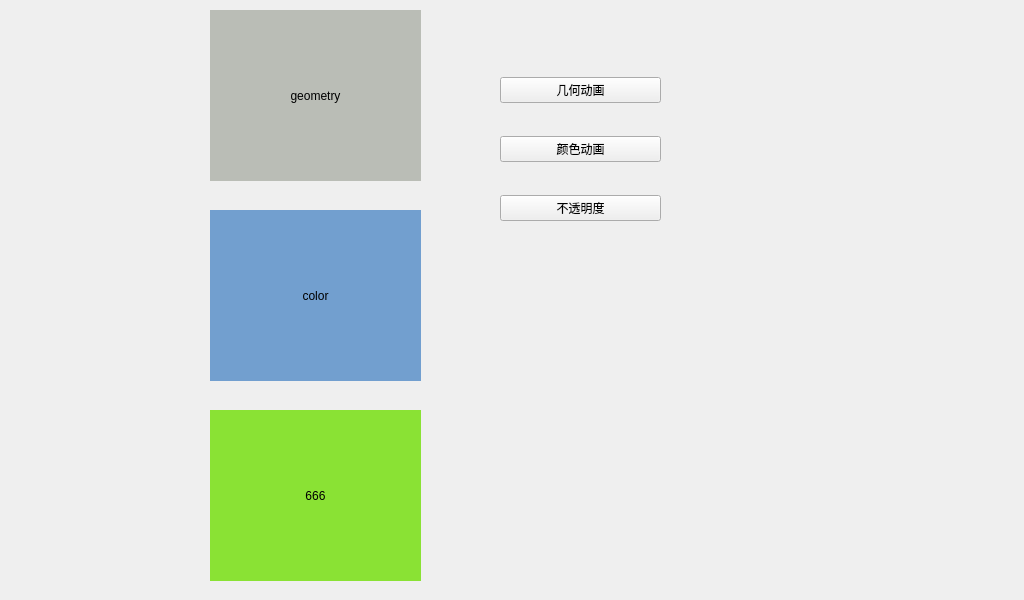
<?xml version="1.0" encoding="UTF-8"?>
<ui version="4.0">
 <class>Widget</class>
 <widget class="QWidget" name="Widget">
  <property name="geometry">
   <rect>
    <x>0</x>
    <y>0</y>
    <width>1024</width>
    <height>600</height>
   </rect>
  </property>
  <property name="windowTitle">
   <string>Widget</string>
  </property>
  <widget class="QWidget" name="geometryWidget" native="true">
   <property name="geometry">
    <rect>
     <x>210</x>
     <y>10</y>
     <width>211</width>
     <height>171</height>
    </rect>
   </property>
   <property name="styleSheet">
    <string notr="true">QWidget {
	
	background-color: rgb(186, 189, 182);
}</string>
   </property>
   <layout class="QHBoxLayout" name="horizontalLayout">
    <item>
     <widget class="QLabel" name="label">
      <property name="text">
       <string>geometry</string>
      </property>
      <property name="alignment">
       <set>Qt::AlignCenter</set>
      </property>
     </widget>
    </item>
   </layout>
  </widget>
  <widget class="QWidget" name="colorWidget" native="true">
   <property name="geometry">
    <rect>
     <x>210</x>
     <y>210</y>
     <width>211</width>
     <height>171</height>
    </rect>
   </property>
   <property name="styleSheet">
    <string notr="true">QWidget {
	
	background-color: rgb(114, 159, 207);
}</string>
   </property>
   <layout class="QHBoxLayout" name="horizontalLayout_2">
    <item>
     <widget class="QLabel" name="label_2">
      <property name="text">
       <string>color</string>
      </property>
      <property name="alignment">
       <set>Qt::AlignCenter</set>
      </property>
     </widget>
    </item>
   </layout>
  </widget>
  <widget class="QWidget" name="opacityWidget" native="true">
   <property name="geometry">
    <rect>
     <x>210</x>
     <y>410</y>
     <width>211</width>
     <height>171</height>
    </rect>
   </property>
   <property name="styleSheet">
    <string notr="true">QWidget {
	
	background-color: rgb(138, 226, 52);
}</string>
   </property>
   <layout class="QHBoxLayout" name="horizontalLayout_3">
    <item>
     <widget class="QLabel" name="label_3">
      <property name="text">
       <string>666</string>
      </property>
      <property name="alignment">
       <set>Qt::AlignCenter</set>
      </property>
     </widget>
    </item>
   </layout>
  </widget>
  <widget class="QWidget" name="">
   <property name="geometry">
    <rect>
     <x>500</x>
     <y>50</y>
     <width>161</width>
     <height>201</height>
    </rect>
   </property>
   <layout class="QVBoxLayout" name="verticalLayout">
    <item>
     <widget class="QPushButton" name="pushButton">
      <property name="text">
       <string>几何动画</string>
      </property>
     </widget>
    </item>
    <item>
     <widget class="QPushButton" name="pushButton_2">
      <property name="text">
       <string>颜色动画</string>
      </property>
     </widget>
    </item>
    <item>
     <widget class="QPushButton" name="pushButton_3">
      <property name="text">
       <string>不透明度</string>
      </property>
     </widget>
    </item>
   </layout>
  </widget>
 </widget>
 <resources/>
 <connections/>
</ui>
